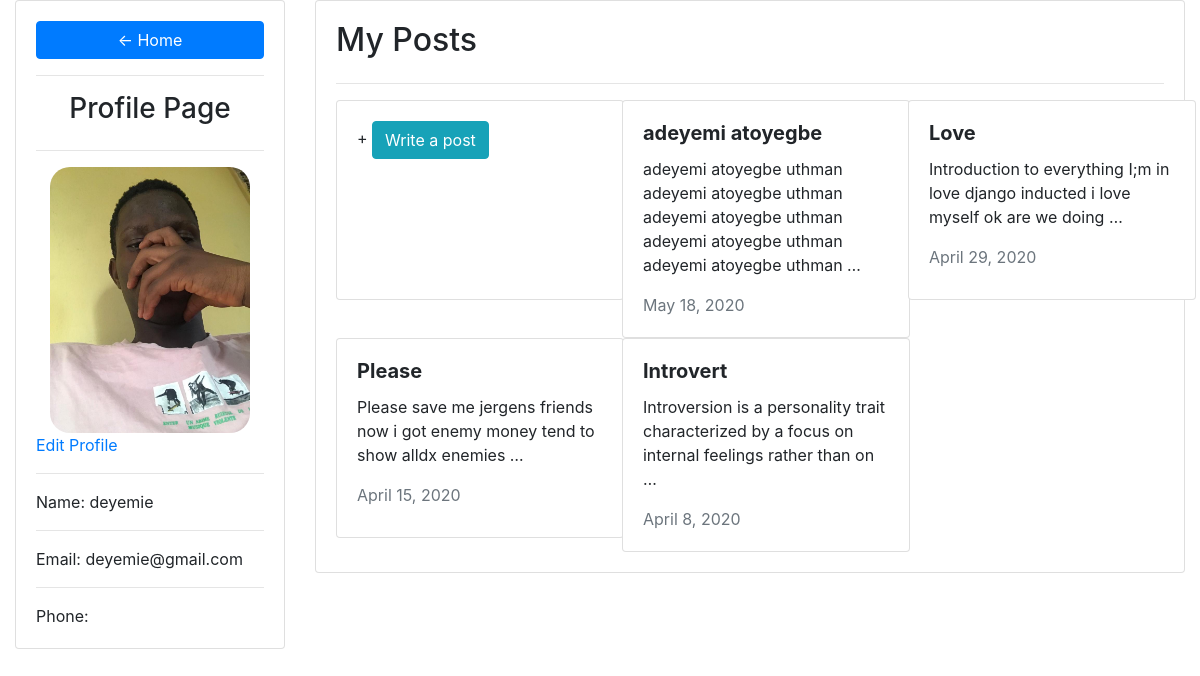
The page /profile/ (signed in) on the database as committed earlier.
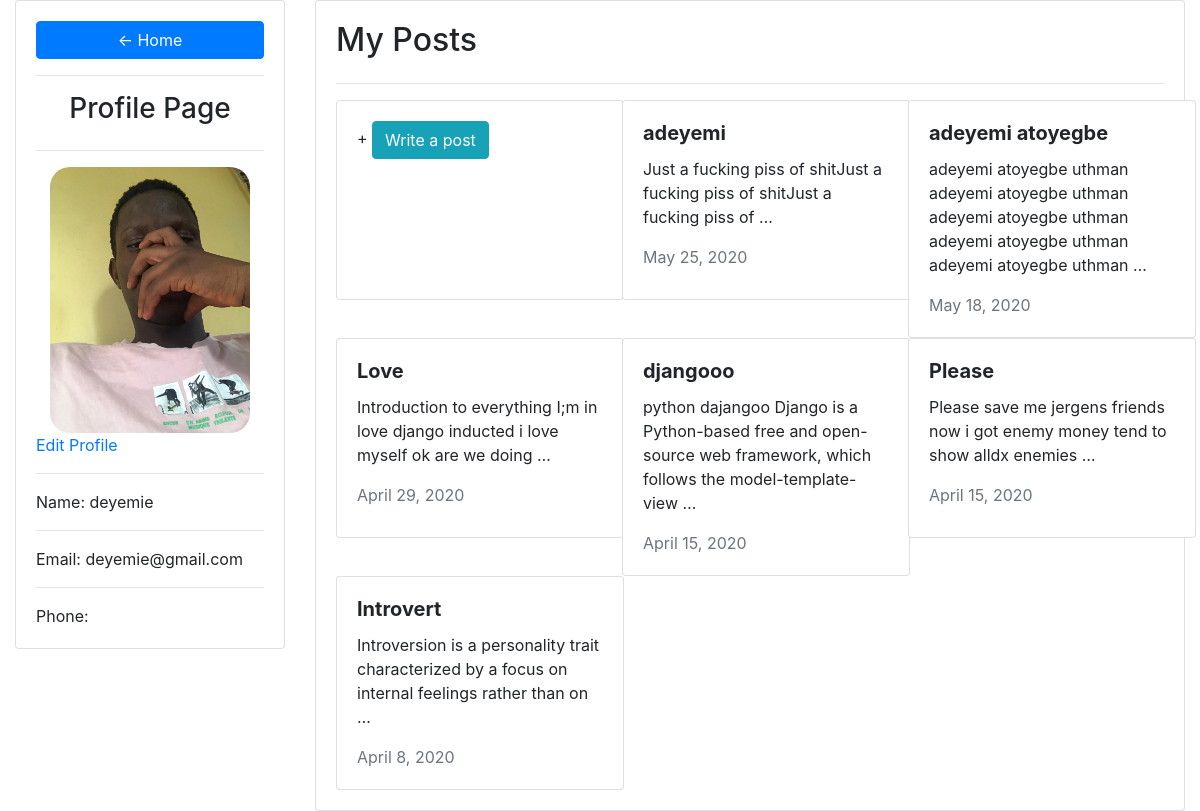
The same page on the database as committed later.
### blog/models.py (models this page shows, shortened)
class Blog(models.Model):
    title = models.CharField(max_length=100, null=False, unique=True)
    slug = models.SlugField(max_length=100, unique=True, null=True)
    body = models.TextField()
    creator = models.ForeignKey(User, null=True, on_delete=models.SET_NULL)
    profile_pic = models.ImageField(default="jeez.png", null=True, blank=True)
    date_posted= models.DateTimeField(auto_now_add=True)

### blog/views.py (the view)
# urls.py: path('profile/', views.profilePage, name='profile'),
@login_required(login_url='login')
def profilePage(request):
    blogs = Blog.objects.filter(creator=request.user, date_posted__lte=timezone.now()).order_by('-date_posted')
    form = profileForm()
    if request.method == 'POST':
        form = profileForm(request.POST, request.FILES, instance=users)
        if form.is_valid():
            form.save()
    template_name = 'blog/user_page.html'
    context = {'form': form , 'blogs' : blogs}
    return render(request, template_name, context)

### templates/blog/user_page.html (shortened to what this page needs)
{% load static %}
<!DOCTYPE html>
<html lang="en">
  <head>
    <link
      rel="stylesheet"
      href="https://stackpath.bootstrapcdn.com/bootstrap/4.3.1/css/bootstrap.min.css"
    />
  </head>
  <body>
    {% block content %}
    <div class="container-fluid">
      <div class="row">
        <div class="col-md-3">
          <div class="card card-body">
            <a href="{% url 'home' %}" class="btn btn-primary"> &#8592; Home</a>
            <hr />
            <h3 style="text-align: center;">Profile Page</h3>
            <hr />
            <img
              class="profile-pic"
              src="{{request.user.profile.profile_pic.url}}"
            />
            <a href="{% url 'settings' %}">Edit Profile</a>
            <hr />
            Name: {{request.user.username}}
            <hr />
            Email: {{request.user.email}}
            <hr />
            Phone: {{request.user.phone}}
          </div>
        </div>
        <div class="col-md-9">
          <div class="card card-body">
            <h2>My Posts</h2>
            <hr>
            <div class="row">
              <div class="col-lg-4 col-md-3">
                <div class="card" style="width: 18rem; height: 200px;">
                  <div class="card-body">
                    &#43;
                    <a href="{% url 'create_blog' %}" class="btn btn-md btn-info">  Write a post </a>
                  </div>
                </div>
              </div>
            {% if blogs is None %}
              <div>
                Start with writing one
              </div>
            {% else %}
              {% for blog in blogs %}
              <div class="col-lg-4 col-md-3">
                <div class="card" style="width: 18rem; min-height:200px;">
                  <div class="card-body">
                    <h5 class="card-title font-weight-bold">{{blog.title}}</h5>
                    <p class="card-text">{{ blog.body| truncatewords:15 }}</p>
                    <span class="text-muted"> {{blog.date_posted.date }} </span>
                  </div>
                </div>
              </div>
              <br>
              {% endfor %}
            {% endif %}
          </div>
          </div>
        </div>
      </div>
    </div>
    {% endblock %}
  </body>
</html>

Rows that differ between the two databases and show on the page:
added Blog: title "adeyemi", body "Just a fucking piss of shitJust a fucking piss of shitJust a fucking piss of …", date_posted "May 25, 2020"
now on this page (row edited): Blog: title "djangooo", body "python dajangoo Django is a Python-based free and open-source web framework, which follows the model-template-view …", date_posted "April 15, 2020"
